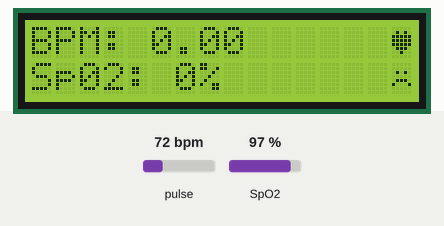
Simulated run of this sketch. Board: Arduino Uno, built with avr-gcc and run on an emulated ATmega328P. Parts: 16×2 character LCD. Inputs (shaded band) come from the test bench; at power-on: SpO2 97 %, pulse 72 bpm. What the sketch prints to the serial monitor is not drawn.

Above: at 3.3 s.
3.4 s: SpO2 set to 94 %
At 5.2 s:
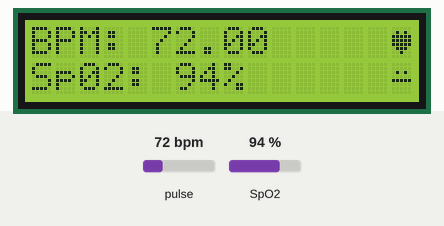
5.6 s: SpO2 set to 100 %
At 7.2 s:
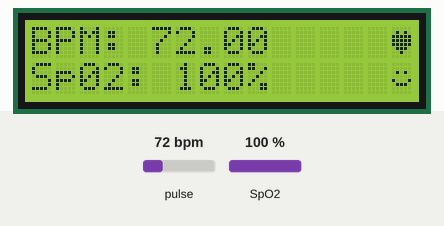
7.7 s: pulse set to 158 bpm
At 9.3 s:
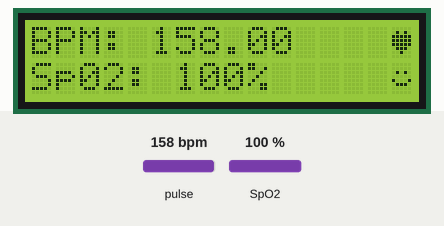
9.7 s: pulse set to 42 bpm
At 11.5 s:
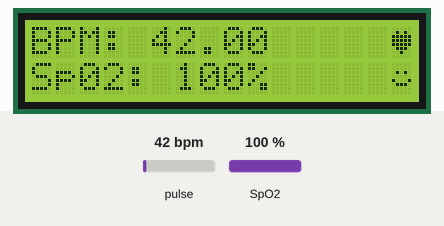
Timing chart, 0 to 12.8 s (numbered marks = the images above; inputs shaded):
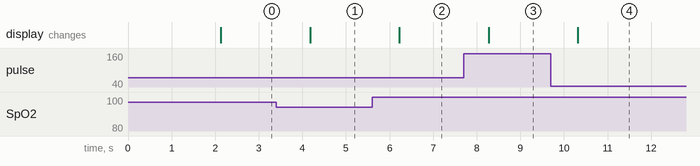

Measured:
- the behaviour switches between 96 and 95 % on SpO2 (found by bisection; images 0 and 1)
- after the input at 3.4 s, the display: changes after 0.78 s (image 1)
- after the input at 5.6 s, the display: changes after 0.62 s (image 2)
- after the input at 7.7 s, the display: changes after 0.57 s (image 3)
- after the input at 9.7 s, the display: changes after 0.62 s (image 4)

The sketch:

Pluse_Oximeter.ino
```cpp
#include <LiquidCrystal_I2C.h>
#include <Wire.h>
#include "MAX30100_PulseOximeter.h"

#define REPORTING_PERIOD_MS     1000

LiquidCrystal_I2C lcd(0x27, 16, 2);


byte smile[] = {
  B00000,
  B00000,
  B01010,
  B00000,
  B10001,
  B01110,
  B00000,
  B00000
};
byte mod[] = {
  B00000,
  B00000,
  B01010,
  B00000,
  B11111,
  B00000,
  B00000,
  B00000
};
byte sad[] = {
  B00000,
  B00000,
  B01010,
  B00000,
  B01110,
  B10001,
  B00000,
  B00000
};
byte heart[8] = {
0b00000,
0b01010,
0b11111,
0b11111,
0b11111,
0b01110,
0b00100,
0b00000
};

PulseOximeter pox;
uint32_t tsLastReport = 0;

void onBeatDetected()
{

  Serial.println("Beat!!!");

        Serial.print("Heart rate:");
        Serial.print(pox.getHeartRate());
        Serial.print("bpm / SpO2:");
        Serial.print(pox.getSpO2());
        Serial.println("%");


}

void setup()
{
  Serial.begin(115200);
  lcd.init();
  lcd.backlight();
  lcd.createChar(1 , smile);
  lcd.createChar(2 , mod);
  lcd.createChar(3 , sad);
  lcd.createChar(4 , heart);
  lcd.setCursor(6, 0);
  lcd.print("Pulse");
  lcd.setCursor(5, 1);
  lcd.print("Oximeter");
  delay(2000);

  if (!pox.begin()) {
    Serial.println("FAILED");
    for (;;);
  } else {
    Serial.println("SUCCESS");
  }
  pox.setIRLedCurrent(MAX30100_LED_CURR_7_6MA);

  pox.setOnBeatDetectedCallback(onBeatDetected);
}

void loop()
{
  pox.update();
  if (millis() - tsLastReport > REPORTING_PERIOD_MS) {

    lcd.clear();
    lcd.setCursor(0 , 0);
    lcd.print("BPM: ");
    lcd.print(pox.getHeartRate());
    lcd.setCursor(0 , 1);
    lcd.print("Sp02: ");
    lcd.print(pox.getSpO2());
    lcd.print("%");
    tsLastReport = millis();
    lcd.setCursor(15 , 0);
    lcd.write(4);

    if (pox.getSpO2() >= 96) {
      lcd.setCursor(15 , 1);
      lcd.write(1);
    }
    else if (pox.getSpO2() <= 95 && pox.getSpO2() >= 91) {
      lcd.setCursor(15 , 1);
      lcd.write(2);

    }
    else if (pox.getSpO2() <= 90) {
      lcd.setCursor(15 , 1);
      lcd.write(3);

    }
  }
}
```
